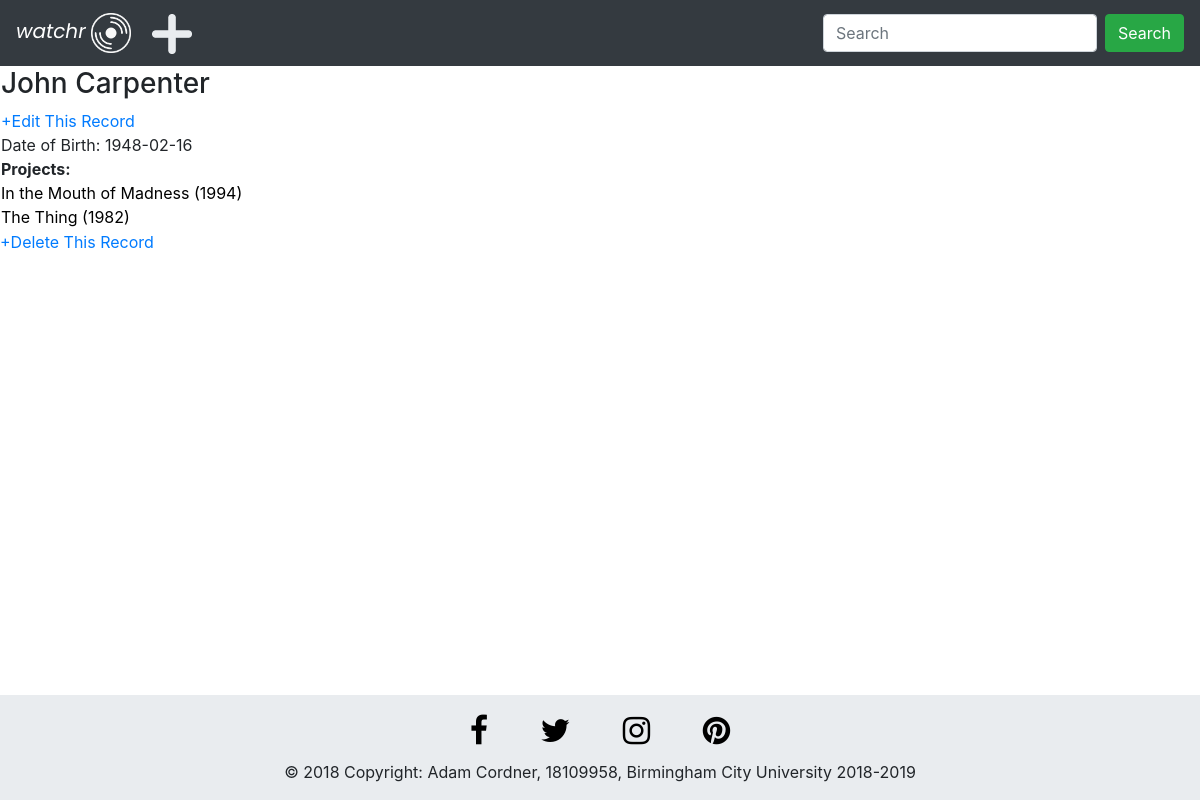
Page /assignment/director_info.php?mVar=2 on the committed database.
### tables this page shows
CREATE TABLE `director` (
  `directorID` int(10) NOT NULL,
  `directorFName` varchar(50) NOT NULL,
  `directorSName` varchar(50) NOT NULL,
  `directorDOB` date NOT NULL
);

CREATE TABLE `movie` (
  `movieID` int(10) NOT NULL,
  `name` varchar(50) NOT NULL,
  `studioID` int(10) NOT NULL,
  `directorID` int(10) NOT NULL,
  `year` int(4) NOT NULL,
  `runTime` int(10) NOT NULL,
  `score` double DEFAULT NULL,
  `plot` varchar(500) DEFAULT NULL,
  `movieImg` varchar(200) NOT NULL,
  `classification` varchar(255) DEFAULT NULL
);

### assignment/director_info.php (the view, shortened to what this page needs)
<!DOCTYPE html>
<html lang="en">
<head>
    <link rel="stylesheet" href="https://maxcdn.bootstrapcdn.com/bootstrap/4.3.1/css/bootstrap.min.css">
    <link href="https://cdnjs.cloudflare.com/ajax/libs/font-awesome/4.7.0/css/font-awesome.min.css" rel="stylesheet"/>
    <link href="style.css" rel="stylesheet"/>
</head>
<body class="body-styling">
<nav class="navbar navbar-expand-sm bg-dark navbar-dark justify-content-between">
    <span>
        <a class="navbar-brand" href="index.php">
        <span class="logo-font"><i>watchr</i></span>
        <img src="noun_DVD_950474.png" alt="logo" class="logo-width">
        </a>
        <a href = "add_movie.php"><img src="noun_Plus_2224973.png" alt="logo" class="logo-width" title="Add New Movie/TV Show"></a>
    </span>
    <form class="form-inline" action="search_results.php" method="post" enctype="multipart/form-data">
        <input class="form-control mr-sm-2" type="text" name="searchVal" placeholder="Search">
        <button class="btn btn-success" type="submit" name="upload">Search</button>
    </form>
</nav>
    <?php
        isset($_POST['mVar']) ? $m = $_POST['mVar'] : $m = $_GET['mVar'];
        include 'connection.php';
        $sql = "SELECT directorFName, directorSName FROM director WHERE directorID = '$m'";
        $result = $conn->query($sql);
        $row =$result->fetch_assoc();
        $val1 = $row['directorFName'];
        $val2 = $row['directorSName'];
        $sql1 = "SELECT * FROM director WHERE directorFName = '$val1' AND directorSName = '$val2'";
        $sql2 = "SELECT movie.movieID, movie.name, movie.year FROM director INNER JOIN movie ON director.directorID = movie.directorID WHERE directorFName = '$val1' AND directorSName = '$val2'";
        $result1 = $conn->query($sql1);
        $result2 = $conn->query($sql2);
    ?>
    <table>
    <tr>
        <?php
        while(($row1 =$result1->fetch_assoc())) {
            $m2 = $row1["directorID"];
        ?>
        <td><h3><?= $row1["directorFName"];?> <?= $row1["directorSName"];?></h3>
        <a href="edit_director.php?mVar=<?= $m2;?>"> +Edit This Record</a><br>
        Date of Birth: <?= $row1["directorDOB"];?>
        <br>
        <b>Projects: </b><br>
        <?php
        }
        if ($result2->num_rows > 0) {
            while(($row2 =$result2->fetch_assoc())) {
            $m1 = $row2["movieID"];
            ?>
            <a href="movie_info.php?mVar=<?= $m1;?>"> <font color="black"> <?= $row2["name"];?> (<?= $row2["year"];?>) </font> </a><br>
            <?php
            }
        }
        ?>
        </td>
        </tr>
    </table>
<a href="delete_director.php?mVar=<?= $m2;?>"> +Delete This Record</a>
</body>
<footer class="c-f-style page-footer font-small pt-4">
  <div class="container rowcol-md-12 flex-center" align="center">
          <a class="no-text-deco fb-ic" href="https://www.facebook.com/">
            <font color="black">
                <i class="fa fa-facebook-f fa-lg white-text mr-md-5 mr-3 fa-2x"></i>
              </font>
          </a>
          <a class="no-text-deco tw-ic" href="https://twitter.com/">
              <font color="black">
                <i class="fa fa-twitter fa-lg white-text mr-md-5 mr-3 fa-2x"> </i>
              </font>
          </a>
          <a class="no-text-deco ins-ic" href="https://www.instagram.com">
              <font color="black">
                <i class="fa fa-instagram fa-lg white-text mr-md-5 mr-3 fa-2x"> </i>
              </font>
          </a>
          <a class="no-text-deco pin-ic" href="https://www.pinterest.co.uk">
              <font color="black">
                <i class="fa fa-pinterest fa-lg white-text fa-2x"> </i>
              </font>
          </a>
  </div>
  <div class="footer-copyright text-center py-3">© 2018 Copyright:  Adam Cordner, 18109958, Birmingham City University 2018-2019
  </div>
</footer>
</html>

### assignment/style.css (style rules this page uses)
.body-styling { height: auto; margin-bottom: 200px; }
.logo-font { font-family: 'Poppins', sans-serif; }
.logo-width { max-width: 40px; }
.no-text-deco { text-decoration:none; }
.c-f-style { background-color:#e9ecef; bottom: 0; width: 100%; left: 0; position: fixed; }

### rows in the picture
director: directorFName "John", directorSName "Carpenter", directorDOB "1948-02-16"
movie: name "In the Mouth of Madness", year "1994"
movie: name "The Thing", year "1982"
